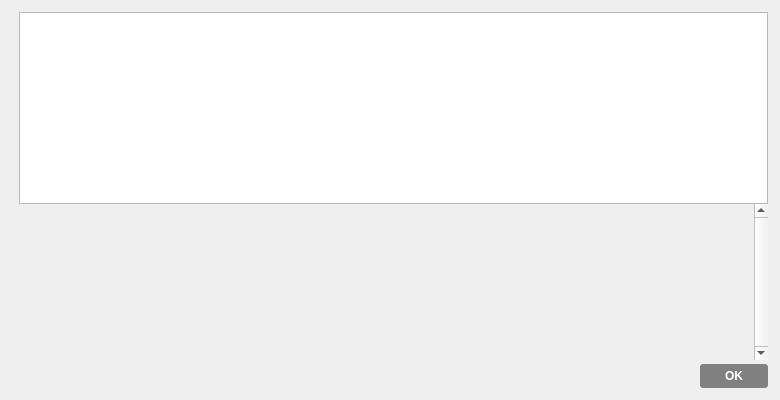
<?xml version="1.0" encoding="UTF-8"?>
<ui version="4.0">
 <class>HelpMessageDialog</class>
 <widget class="QDialog" name="HelpMessageDialog">
  <property name="geometry">
   <rect>
    <x>0</x>
    <y>0</y>
    <width>780</width>
    <height>400</height>
   </rect>
  </property>
  <property name="styleSheet">
   <string notr="true">QDialog {
background-image: url(:/images/ltbcbg); 
}
QPushButton { /* Global Button Style */
background-color:qlineargradient(spread:pad, cx:0.5, cy:0.5, radius:0.5, fx:0.5, fy:0.5, stop:0.494318 rgba(0, 0, 0, 118));
border:0;
border-radius:3px;
color:#ffffff;
font-size:12px;
font-weight:bold;
padding-left:25px;
padding-right:25px;
padding-top:5px;
padding-bottom:5px;
}

QPushButton:hover {
background-color:qlineargradient(spread:pad, cx:0.5, cy:0.5, radius:0.5, fx:0.5, fy:0.5, stop:0.494318 rgba(0, 0, 0, 171));
}

QPushButton:focus {
border:none;
outline:none;
}

QPushButton:pressed {
border:1px solid #FFFFFF;
}</string>
  </property>
  <layout class="QHBoxLayout" name="horizontalLayout_2">
   <property name="spacing">
    <number>0</number>
   </property>
   <property name="leftMargin">
    <number>12</number>
   </property>
   <property name="topMargin">
    <number>12</number>
   </property>
   <property name="rightMargin">
    <number>12</number>
   </property>
   <property name="bottomMargin">
    <number>12</number>
   </property>
   <item>
    <layout class="QVBoxLayout" name="verticalLayoutLogo" stretch="0,0">
     <property name="leftMargin">
      <number>0</number>
     </property>
     <property name="topMargin">
      <number>4</number>
     </property>
     <property name="rightMargin">
      <number>0</number>
     </property>
     <item>
      <widget class="QLabel" name="aboutLogo">
       <property name="sizePolicy">
        <sizepolicy hsizetype="Preferred" vsizetype="Ignored">
         <horstretch>0</horstretch>
         <verstretch>0</verstretch>
        </sizepolicy>
       </property>
       <property name="maximumSize">
        <size>
         <width>100</width>
         <height>100</height>
        </size>
       </property>
       <property name="pixmap">
        <pixmap resource="../bitcoin.qrc">:/icons/bitcoin</pixmap>
       </property>
       <property name="scaledContents">
        <bool>true</bool>
       </property>
       <property name="alignment">
        <set>Qt::AlignLeading|Qt::AlignLeft|Qt::AlignTop</set>
       </property>
      </widget>
     </item>
     <item>
      <widget class="QFrame" name="frame">
       <property name="frameShape">
        <enum>QFrame::NoFrame</enum>
       </property>
       <property name="frameShadow">
        <enum>QFrame::Raised</enum>
       </property>
      </widget>
     </item>
    </layout>
   </item>
   <item>
    <layout class="QVBoxLayout" name="verticalLayout">
     <item>
      <widget class="QTextEdit" name="helpMessage">
       <property name="readOnly">
        <bool>true</bool>
       </property>
      </widget>
     </item>
     <item>
      <widget class="QScrollArea" name="scrollArea">
       <property name="frameShape">
        <enum>QFrame::NoFrame</enum>
       </property>
       <property name="verticalScrollBarPolicy">
        <enum>Qt::ScrollBarAlwaysOn</enum>
       </property>
       <property name="widgetResizable">
        <bool>true</bool>
       </property>
       <widget class="QWidget" name="scrollAreaWidgetContents">
        <property name="geometry">
         <rect>
          <x>0</x>
          <y>0</y>
          <width>635</width>
          <height>136</height>
         </rect>
        </property>
        <layout class="QVBoxLayout" name="verticalLayout_2">
         <item>
          <widget class="QLabel" name="aboutMessage">
           <property name="cursor">
            <cursorShape>IBeamCursor</cursorShape>
           </property>
           <property name="textFormat">
            <enum>Qt::PlainText</enum>
           </property>
           <property name="alignment">
            <set>Qt::AlignLeading|Qt::AlignLeft|Qt::AlignTop</set>
           </property>
           <property name="openExternalLinks">
            <bool>true</bool>
           </property>
           <property name="textInteractionFlags">
            <set>Qt::LinksAccessibleByMouse|Qt::TextSelectableByKeyboard|Qt::TextSelectableByMouse</set>
           </property>
          </widget>
         </item>
        </layout>
       </widget>
      </widget>
     </item>
     <item>
      <spacer name="verticalSpacer">
       <property name="orientation">
        <enum>Qt::Vertical</enum>
       </property>
       <property name="sizeType">
        <enum>QSizePolicy::Fixed</enum>
       </property>
       <property name="sizeHint" stdset="0">
        <size>
         <width>4</width>
         <height>4</height>
        </size>
       </property>
      </spacer>
     </item>
     <item>
      <widget class="QDialogButtonBox" name="okButton">
       <property name="orientation">
        <enum>Qt::Horizontal</enum>
       </property>
       <property name="standardButtons">
        <set>QDialogButtonBox::Ok</set>
       </property>
      </widget>
     </item>
    </layout>
   </item>
  </layout>
 </widget>
 <resources>
  <include location="../bitcoin.qrc"/>
 </resources>
 <connections>
  <connection>
   <sender>okButton</sender>
   <signal>accepted()</signal>
   <receiver>HelpMessageDialog</receiver>
   <slot>accept()</slot>
   <hints>
    <hint type="sourcelabel">
     <x>20</x>
     <y>20</y>
    </hint>
    <hint type="destinationlabel">
     <x>20</x>
     <y>20</y>
    </hint>
   </hints>
  </connection>
  <connection>
   <sender>okButton</sender>
   <signal>rejected()</signal>
   <receiver>HelpMessageDialog</receiver>
   <slot>reject()</slot>
   <hints>
    <hint type="sourcelabel">
     <x>20</x>
     <y>20</y>
    </hint>
    <hint type="destinationlabel">
     <x>20</x>
     <y>20</y>
    </hint>
   </hints>
  </connection>
 </connections>
</ui>
